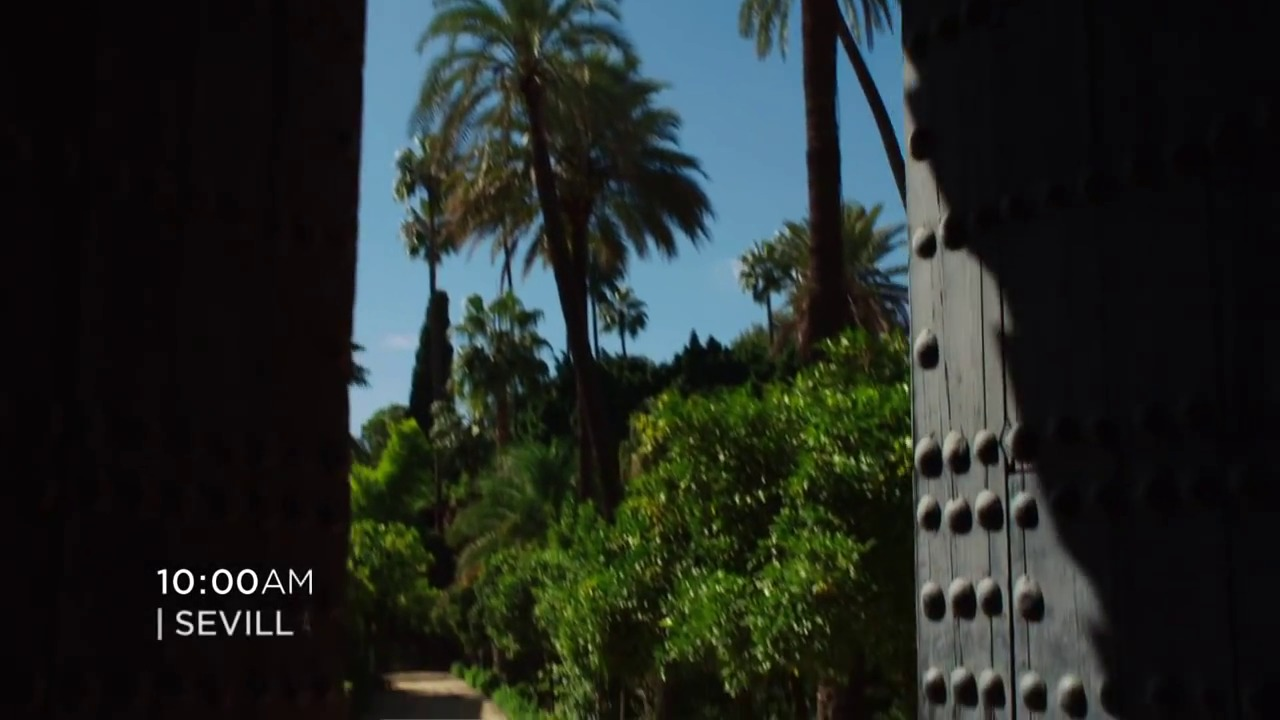
#> input picture test/frame522.jpg, 1280 x 720 px; its folder holds only this picture in this run
$ python clustertest.py   (Python 2 division)   (older library calls are emulated)
#> lines starting #> are read from the running program, lines starting #| are printed output that depends on the picture; after the words box and inside, x2 and y2 are one past the last pixel; in counts of white or black regions, pixels touching at a corner belong together
### pySift/pySift/sift.py
# a SIFT implementation in python
# including some simple interest point detectors
# meant for educational purposes only.
#
# Feel free to distribute, yet, please keep my name so I can get bug reports
#
# Author: Jan van Gemert (j.c.vanGemert@uva.nl)
#


import numpy as np
import scipy.spatial
from pylab import *
import sys

import scipy.ndimage.filters as filters

def computeDerivs(imName, sigma=1.0):
    imRGB = imread(imName)
    imHSV = matplotlib.colors.rgb_to_hsv(imRGB)
    im = imHSV[:,:,2]
    # Derivatives
    dx = filters.gaussian_filter(im, sigma=sigma, order = [1,0])
    dy = filters.gaussian_filter(im, sigma=sigma, order = [0,1])
    return dx, dy


# [34 lines left out: functions gradAsHSV, densePoints, not called in this run]


def computeHes(imName, sigma=1, magThreshold = 10, hesThreshold=5, NMSneighborhood = 10):
    #print 'hessian'
    imRGB = imread(imName)

    # convert to grayscale
    imHSV = matplotlib.colors.rgb_to_hsv(imRGB)
    im = imHSV[:,:,2]

    # Derivatives
    dxx = filters.gaussian_filter(im, sigma=sigma, order = [2,0])
    dyy = filters.gaussian_filter(im, sigma=sigma, order = [0,2])
    lapl = sigma * (dxx + dyy)

    # non max suppression and thresholding of maxima
    data_max = filters.maximum_filter(lapl, NMSneighborhood)
    maxima = (lapl == data_max)
    maxima = logical_and( maxima, data_max > hesThreshold)

    # non max suppression and thresholding of minima
    data_min = filters.minimum_filter(lapl, NMSneighborhood)
    minima = (lapl == data_min)
    minima = logical_and( minima, data_min < -hesThreshold)

    extrema = logical_or(maxima, minima)

    dx = filters.gaussian_filter(im, sigma=sigma, order = [1,0])
    dy = filters.gaussian_filter(im, sigma=sigma, order = [0,1])
    mag = sigma * sqrt( dx*dx + dy * dy )
    extrema = logical_and( extrema, mag > magThreshold)

    print 'Hes, nr Points', sum(extrema)

    [r,c] = np.where(extrema)

    return np.array([c,r]).T


def computeHar(imName, sigma=1, k=0.04, magThreshold = 10, NMSneighborhood=10):
    #print 'harris'

    dx, dy = computeDerivs(imName,sigma=sigma)

    #structure tensor
    dx2 = dx * dx
    dy2 = dy * dy
    dxy = dx * dy

    # average with integration scale
    iScale=2*sigma
    dx2 = filters.gaussian_filter(dx2, sigma=iScale)
    dy2 = filters.gaussian_filter(dy2, sigma=iScale)
    dxy = filters.gaussian_filter(dxy, sigma=iScale)

    # cornerness, Det - k(Trace)^2
    R = dx2 * dy2 - dxy * dxy  - k * (dx2 + dy2) * (dx2 + dy2)

    # non-maximum suppression
    data_max = filters.maximum_filter(R, NMSneighborhood)
    maxima = (R == data_max)
    maxima = logical_and( maxima, data_max > 0)

    # threshold magnitude
    mag = sigma * sqrt( dx*dx + dy * dy )
    maxima = logical_and( maxima, mag > magThreshold)

    print 'Har, nr Points', sum(maxima)
    [r,c] = np.where(maxima)

    return np.array([c,r]).T


def computeSIFTofPoints(imName, points, sigma=1.0, nrOrientBins=8, nrSpatBins = 4, nrPixPerBin = 4):
    print 'computeSIFTofPoints: %d points' % points.shape[0],

    dx, dy = computeDerivs(imName,sigma=sigma)
    #print dx.shape
    r, c = dx.shape
    #ang = np.arctan2(dy,dx)
    mag = sqrt( dx*dx + dy * dy )

    # put derivative vectors in an array, and add system precision
    derivVecs = np.array( [ dx.flatten(), dy.flatten() ]).T + sys.float_info.epsilon

    # L2 normalize so dotprod is the cosine
    derivVecs = (derivVecs.T / np.linalg.norm(derivVecs,2,axis=1).T).T

    ## convert angles to vectors for easy dist-computation
    binCenters = np.arange(nrOrientBins) * (2*pi)/(nrOrientBins*2)
    binVec = np.array([ cos(binCenters), sin(binCenters) ])

    # compute cosine similarity
    angularsimMat =  np.dot(derivVecs, binVec)

    # invert, cause higher is better
    angularsimMat = 1.0 - angularsimMat

    # kernel density estimator of angular bins
    sigma = 0.1 * pi/nrOrientBins
    angularsimMat = exp(-(angularsimMat**2) / (2*(sigma**2)) )
    # normalize to sum to 1
    angularsimMat = (angularsimMat.T / np.linalg.norm(angularsimMat+ sys.float_info.epsilon,1,axis=1)).T

    # multiply with magnitude
    angularsimMat = (angularsimMat.T * mag.flatten()).T

    # reshape to 3D for the spatial aggregation of the histogram
    angularsimMat = angularsimMat.reshape( (r,c,nrOrientBins) )

    #spatial interpolation
    aggAng = filters.gaussian_filter(angularsimMat, sigma=[nrPixPerBin/3, nrPixPerBin/3, 0.1])

    nrPixPerBinDiv2 = ceil(nrPixPerBin / 2)
    featDim = nrSpatBins*nrSpatBins*nrOrientBins
    feats = np.zeros( (r-nrPixPerBin*nrSpatBins,c-nrPixPerBin*nrSpatBins,featDim) )
    idx = 0
    for i in np.arange(nrSpatBins):
        for j in np.arange(nrSpatBins):
            rBegin = i * nrPixPerBin + nrPixPerBinDiv2
            rEnd = r - nrPixPerBin  * (nrSpatBins-i-1) - nrPixPerBinDiv2
            cBegin = j * nrPixPerBin + nrPixPerBinDiv2
            cEnd = c - nrPixPerBin  * (nrSpatBins-j-1) - nrPixPerBinDiv2

            #print rBegin, rEnd, cBegin, cEnd
            feats[:,:,idx:nrOrientBins+idx] = aggAng[rBegin:rEnd, cBegin:cEnd, :]
            idx = idx + nrOrientBins
    #print feats[1:3,1:3,:]
    #print feats.shape


    pointsC, pointsR = points[:,0], points[:,1]
    inBorder = pointsR>nrPixPerBin*nrSpatBins
    inBorder = np.logical_and(inBorder, pointsR<r-nrPixPerBin*nrSpatBins)

    inBorder = np.logical_and(inBorder, pointsC>nrPixPerBin*nrSpatBins)
    inBorder = np.logical_and(inBorder, pointsC<c-nrPixPerBin*nrSpatBins)
    pointsR = pointsR[inBorder]
    pointsC = pointsC[inBorder]

    #print pointsR.shape
    #print pointsC.shape

    pointFeat = feats[pointsR, pointsC, :]
    pointFeat = (pointFeat.T / np.linalg.norm(pointFeat + sys.float_info.epsilon,2,axis=1).T).T
    # [7 lines of commented-out code are left out]
    print 'kept:', pointFeat.shape
    sys.stdout.flush()

    return np.array([pointsC, pointsR]).T, pointFeat

### cluster_functions.py
import numpy as np
import sys
from scipy.cluster.vq import kmeans, whiten
import scipy.misc
from sklearn.feature_extraction.image import extract_patches_2d
sys.path.append("pySift")
from pySift import sift, matching

# [84 lines left out: functions cluster_data, euclidean_distance, cluster_assignment, create_histogram, patch_vectors, make_histogram_from_image, not called in this run]

def makeSiftPoints(imagelist):
    trainpoints = []
    for i,image in enumerate(imagelist):
        # Extract point locations from the image using your selected point method and parameters.

        # Example for dense sampling.
        #densepoints = sift.densePoints(image, stride=25)
        # Example for hessian interest points.
        sigma       = 1.0
        print "processing image: ",image," number: ",i
        hespoints   = sift.computeHes(image, sigma, magThreshold=15, hesThreshold=10, NMSneighborhood=10)
        # Example for harris interest points.
        harpoints   = sift.computeHar(image, sigma, magThreshold=5, NMSneighborhood=10)
        #allpoints = np.concatenate((densepoints, hespoints, harpoints))
        allpoints = np.concatenate((hespoints, harpoints))
        point2, sift2 = sift.computeSIFTofPoints(image, allpoints, sigma, nrOrientBins=8, nrSpatBins=4, nrPixPerBin=4)
        # Add the point locations to 'trainpoints'.
	trainpoints.append(sift2)

    return trainpoints

# [6 lines left out: function makeHistogram, not called in this run]


### clustertest.py
#started at 22:37
import os
from scipy.cluster.vq import kmeans
from cluster_functions import makeSiftPoints, makeHistogram, cluster_data
import numpy as np
import matplotlib
import matplotlib.pyplot as plt
import matplotlib.image as mpimg
import time

starttime = time.time()
imageslist = os.listdir("test") #set path to frames
imageslist.sort()

for i,image in enumerate(imageslist):
  imageslist[i] = "test/"+imageslist[i] #make absolute path

allSiftPointsinLists = makeSiftPoints(imageslist)
#> in computeHes, imRGB is the input picture: shape (720, 1280, 3); mean R, G, B 34.5, 40.5, 36.9
#> in computeHes, `dy = filters.gaussian_filter(im, sigma=sigma, order = [0,1])`:
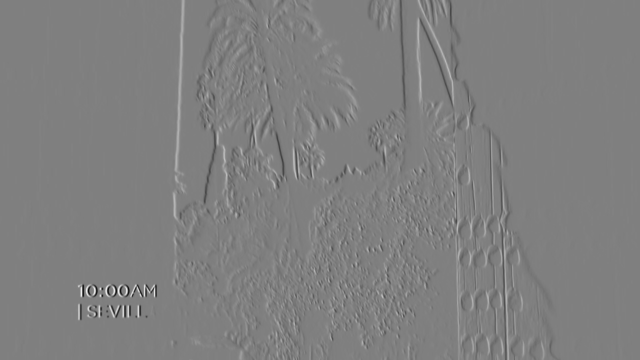
#> dy: shape (720, 1280) float32 (shown at 1/2 size); min -90.08, max 89.64, mean 0; drawn with min black and max white
#> in computeHes, `mag = sigma * sqrt( dx*dx + dy * dy )`:
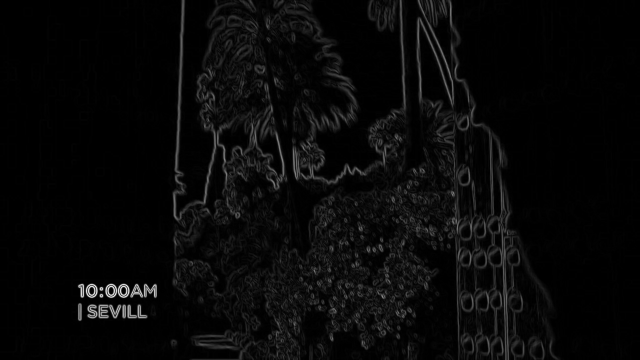
#> mag: shape (720, 1280) float32 (shown at 1/2 size); min 0, max 90.63, mean 3.1; drawn with min black and max white
#| Hes, nr Points 688
#> in computeHes, `[r,c] = np.where(extrema)`: r = 688 values from 0 to 719; c = 688 values, max 1085 at index 672, min 156 at index 583, mean 657.4
#> in makeSiftPoints, `hespoints   = sift.computeHes(image, sigma, magThreshold=15, hesThresh..`: hespoints = 688 pairs, first value 156 to 1085, second value 0 to 719
#> in computeHar, `R = dx2 * dy2 - dxy * dxy  - k * (dx2 + dy2) * (dx2 + dy2)`:
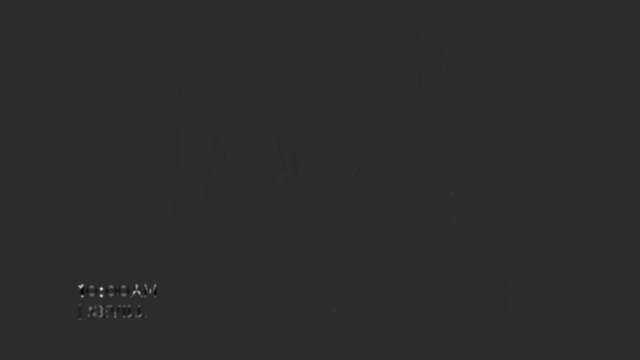
#> R: shape (720, 1280) float32 (shown at 1/2 size); min -553099.4, max 2648114.5, mean 1033; drawn with min black and max white
#> in computeHar, `maxima = (R == data_max)`:
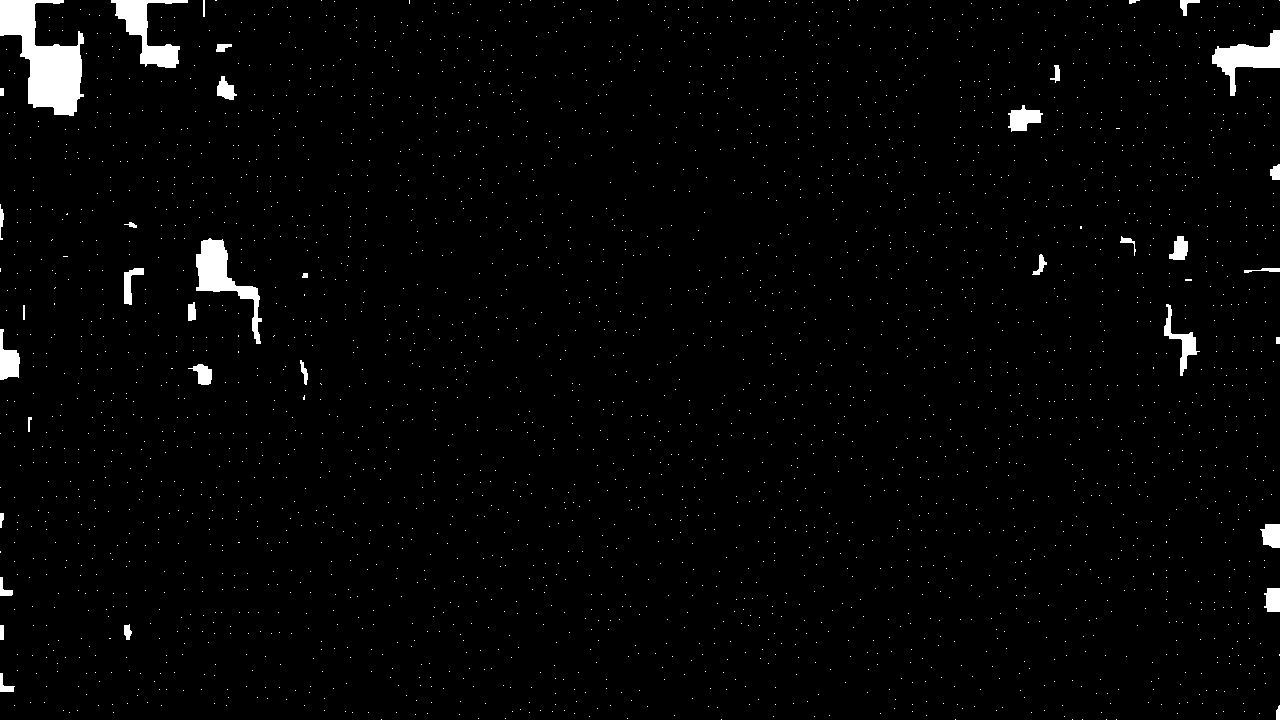
#> maxima: shape (720, 1280) bool; 2.1% white; 2926 white regions (2889 under 20 px), largest, box (x1, y1, x2, y2) and area: (0, 0, 84, 116) 4978, (196, 238, 262, 344) 2068, (111, 0, 188, 68) 1888
#| Har, nr Points 939
#> in computeHar, `[r,c] = np.where(maxima)`: r = 939 values from 0 to 719; c = 939 values, max 1116 at index 938, min 159 at index 766, mean 657.9
#> in makeSiftPoints, `harpoints   = sift.computeHar(image, sigma, magThreshold=5, NMSneighbo..`: harpoints = 939 pairs, first value 159 to 1116, second value 0 to 719
#> in makeSiftPoints, `allpoints = np.concatenate((hespoints, harpoints))`: allpoints = 1627 pairs, first value 156 to 1116, second value 0 to 719
#| computeSIFTofPoints: 1627 points
#> in computeSIFTofPoints, `derivVecs = np.array( [ dx.flatten(), dy.flatten() ]).T + sys.float_in..`: derivVecs = 921600 pairs, first value -87.23 to 88.11, second value -90.08 to 89.64
#> in computeSIFTofPoints, `derivVecs = (derivVecs.T / np.linalg.norm(derivVecs,2,axis=1).T).T`: derivVecs = 921600 pairs, first value -1 to 1, second value -1 to 1
#> after the loop in computeSIFTofPoints, `for i in np.arange(nrSpatBins):`: idx = 0
#> (the run stopped early here; a loop or call above may not have finished)

$ run again, on test/frame537.jpg
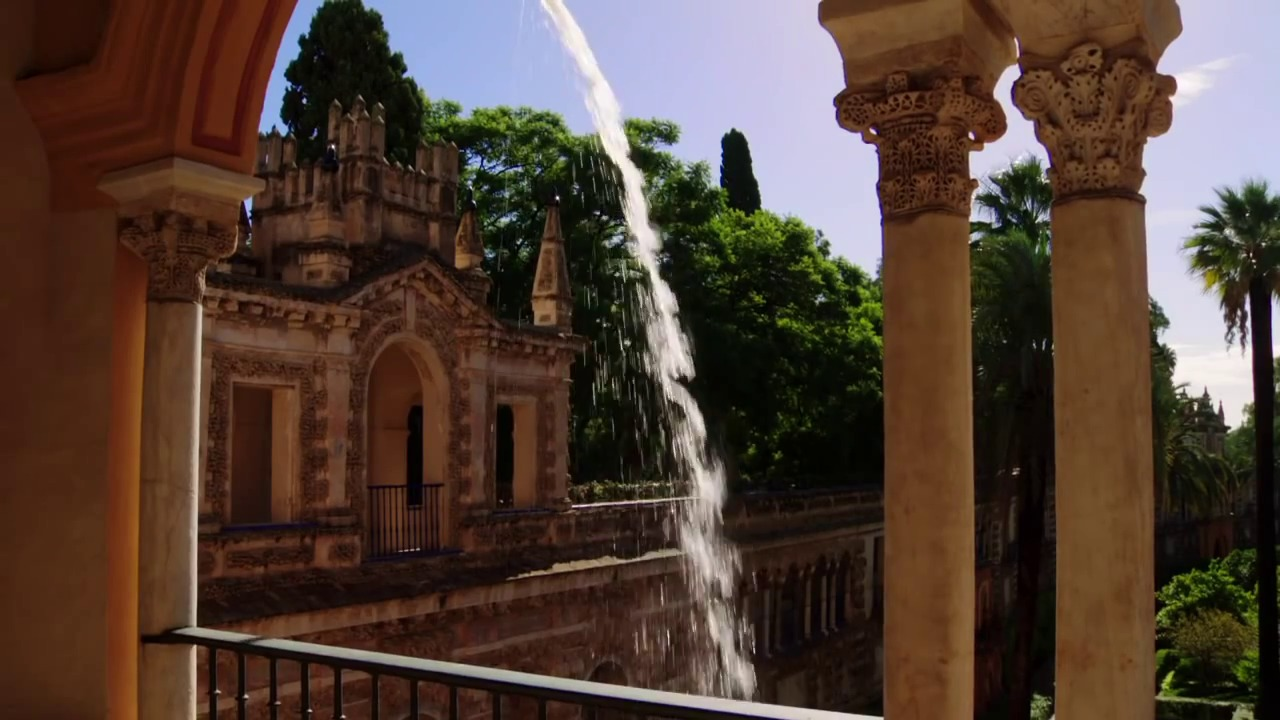
#> input picture test/frame537.jpg, 1280 x 720 px
#> in computeHes, imRGB is the input picture: shape (720, 1280, 3); mean R, G, B 82.5, 64, 53.4
#> imHSV: shape (720, 1280, 3) float32; mean of channels 0, 1, 2 0.2, 0.6, 87.8
#> in computeHes, `mag = sigma * sqrt( dx*dx + dy * dy )`:
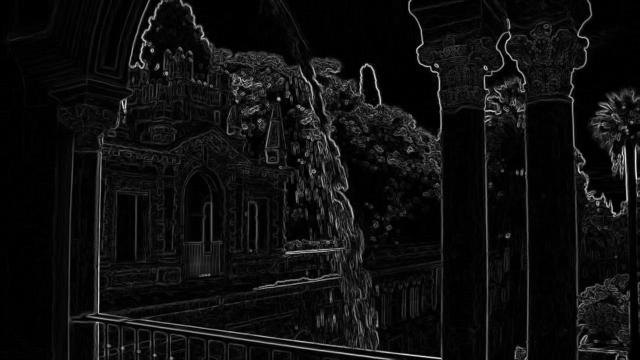
#> mag: shape (720, 1280) float32 (shown at 1/2 size); min 0, max 71.16, mean 4.2; drawn with min black and max white
#| Hes, nr Points 1431
#> in computeHes, `[r,c] = np.where(extrema)`: r = 1431 values from 0 to 719; c = 1431 values, max 1279 at index 768, min 136 at index 1099, mean 729
#> hespoints = 1431 pairs, first value 136 to 1279, second value 0 to 719
#> in computeHar, `data_max = filters.maximum_filter(R, NMSneighborhood)`:
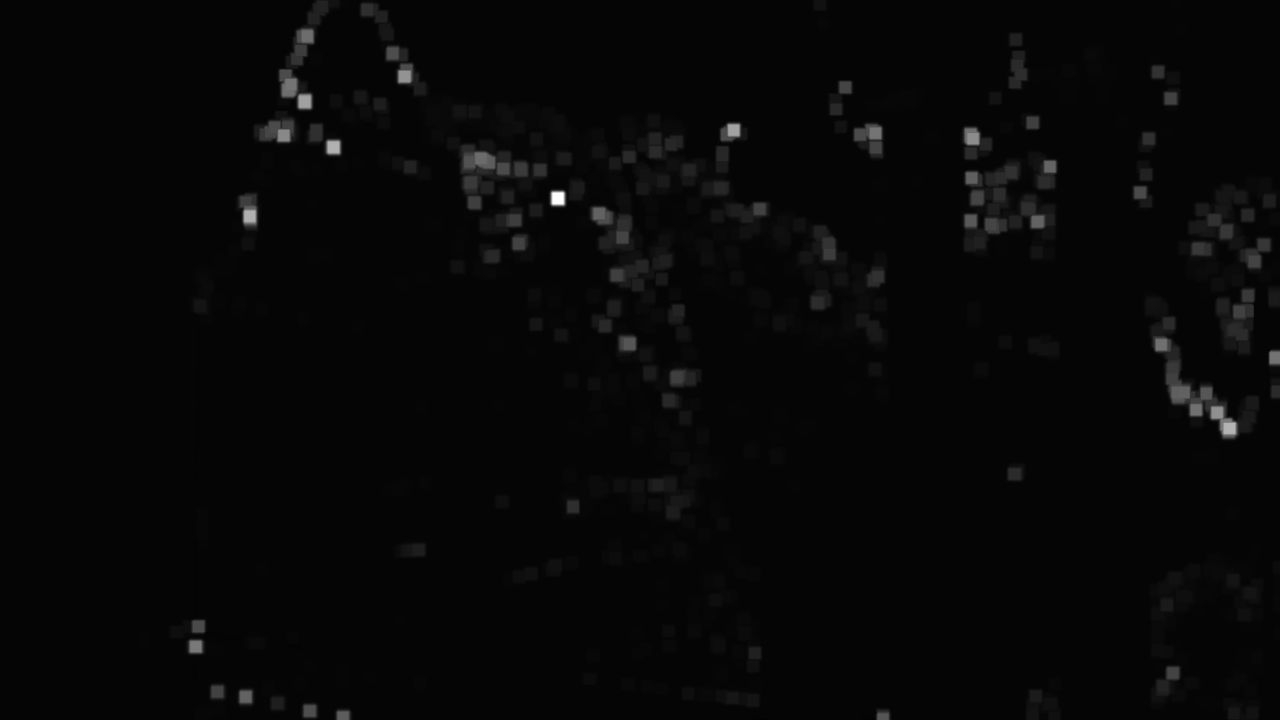
#> data_max: shape (720, 1280) float32; min -11579.9, max 553956.9, mean 5916.7; drawn with min black and max white
#| Har, nr Points 1281
#> in computeHar, `[r,c] = np.where(maxima)`: r = 1281 values from 0 to 719; c = 1281 values, max 1279 at index 861, min 87 at index 34, mean 691.3
#> harpoints = 1281 pairs, first value 87 to 1279, second value 0 to 719
#> allpoints = 2712 pairs, first value 87 to 1279, second value 0 to 719
#| computeSIFTofPoints: 2712 points
#> in computeSIFTofPoints, `derivVecs = np.array( [ dx.flatten(), dy.flatten() ]).T + sys.float_in..`: derivVecs = 921600 pairs, first value -60.14 to 67.3, second value -68.32 to 70.98
#> in computeSIFTofPoints, `derivVecs = (derivVecs.T / np.linalg.norm(derivVecs,2,axis=1).T).T`: derivVecs = 921600 pairs, first value -1 to 1, second value -1 to 1
#> after the loop in computeSIFTofPoints, `for i in np.arange(nrSpatBins):`: idx = 0
